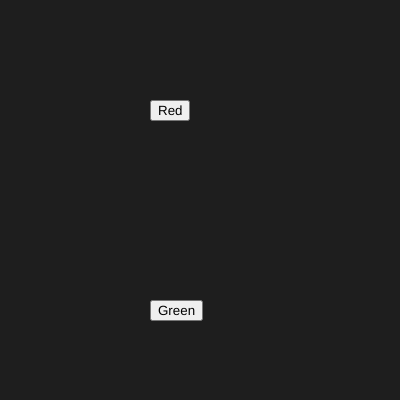
Frame 1 (no input)
Frame 60 (no input): identical to frame 1, image omitted
Frame 120 (the mouse pressed at the canvas centre since frame 60): identical to frame 1, image omitted

The p5.js sketch that drew this single still picture (run headless with seeded random() and noise() and a simulated clock; from frame 60 on, the mouse is pressed at the canvas centre):

// p5.js sketch
// ── sketch.js
function setup() {
  createCanvas(400,400);

  btn_red = createButton("Red")
  btn_red.position(150,100)
  btn_red.mousePressed(red_bg);

  btn_green = createButton("Green")
  btn_green.position(150,300)
  btn_green.mousePressed(green_bg)

  background(30);
}

function draw() 
{
}

function red_bg()
{
  background(255, 0, 0)
}

function green_bg()
{
  background(0, 255, 0)
}
